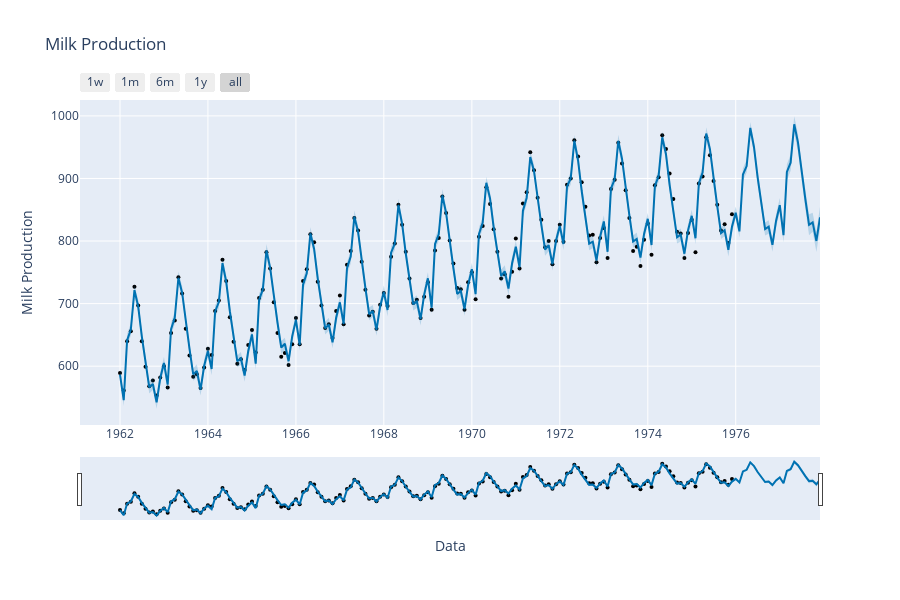

Notebook cell for this chart:
### Code cell
######################### Dynamic PLOT ###############################
from prophet.plot import plot_plotly
from datetime import datetime

fig = plot_plotly(model_tuned, forecast)
fig.update_layout( 
                  yaxis_title="Milk Production",
                  xaxis_title="Data",
                  title="Milk Production",
                  )
#################### vertical line ############
#fig.add_vline(x=datetime.today(), line_width=3, line_dash="dash", line_color="red")
##############################################
#st.plotly_chart(fig)

fig

### Figure 1 — Plotly figure (JSON) as saved in the notebook; plotly's stock layout.template omitted (floating-point values rounded to 4 significant figures; data arrays with more than 128 entries replaced by an {"elided": "..."} marker saying what was removed)
{"data": [{"marker": {"color": "black", "size": 4}, "mode": "markers", "name": "Actual", "type": "scatter", "x": {"elided": "168 str values"}, "y": {"elided": "168 int values"}}, {"hoverinfo": "skip", "line": {"width": 0}, "mode": "lines", "type": "scatter", "x": {"elided": "192 str values"}, "y": {"elided": "192 float values"}}, {"fill": "tonexty", "fillcolor": "rgba(0, 114, 178, 0.2)", "line": {"color": "#0072B2", "width": 2}, "mode": "lines", "name": "Predicted", "type": "scatter", "x": {"elided": "192 str values"}, "y": {"elided": "192 float values"}}, {"fill": "tonexty", "fillcolor": "rgba(0, 114, 178, 0.2)", "hoverinfo": "skip", "line": {"width": 0}, "mode": "lines", "type": "scatter", "x": {"elided": "192 str values"}, "y": {"elided": "192 float values"}}], "layout": {"height": 600, "showlegend": false, "title": {"text": "Milk Production"}, "width": 900, "xaxis": {"rangeselector": {"buttons": [{"count": 7, "label": "1w", "step": "day", "stepmode": "backward"}, {"count": 1, "label": "1m", "step": "month", "stepmode": "backward"}, {"count": 6, "label": "6m", "step": "month", "stepmode": "backward"}, {"count": 1, "label": "1y", "step": "year", "stepmode": "backward"}, {"step": "all"}]}, "rangeslider": {"visible": true}, "title": {"text": "Data"}, "type": "date"}, "yaxis": {"title": {"text": "Milk Production"}}}}
